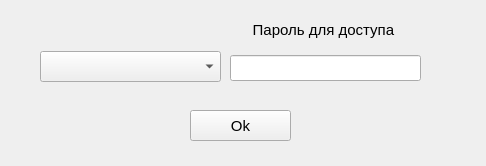
<?xml version="1.0" encoding="UTF-8"?>
<ui version="4.0">
 <class>choseWorker</class>
 <widget class="QWidget" name="choseWorker">
  <property name="geometry">
   <rect>
    <x>0</x>
    <y>0</y>
    <width>486</width>
    <height>166</height>
   </rect>
  </property>
  <property name="windowTitle">
   <string>Form</string>
  </property>
  <property name="toolTipDuration">
   <number>-1</number>
  </property>
  <widget class="QComboBox" name="comboBox">
   <property name="geometry">
    <rect>
     <x>40</x>
     <y>51</y>
     <width>181</width>
     <height>31</height>
    </rect>
   </property>
   <property name="font">
    <font>
     <pointsize>11</pointsize>
    </font>
   </property>
  </widget>
  <widget class="QPushButton" name="okButton">
   <property name="geometry">
    <rect>
     <x>190</x>
     <y>110</y>
     <width>101</width>
     <height>31</height>
    </rect>
   </property>
   <property name="font">
    <font>
     <pointsize>11</pointsize>
    </font>
   </property>
   <property name="text">
    <string>Ok</string>
   </property>
  </widget>
  <widget class="QWidget" name="layoutWidget">
   <property name="geometry">
    <rect>
     <x>230</x>
     <y>10</y>
     <width>191</width>
     <height>71</height>
    </rect>
   </property>
   <layout class="QVBoxLayout" name="verticalLayout">
    <item>
     <widget class="QLabel" name="passwordlabel">
      <property name="font">
       <font>
        <pointsize>11</pointsize>
       </font>
      </property>
      <property name="lineWidth">
       <number>2</number>
      </property>
      <property name="midLineWidth">
       <number>0</number>
      </property>
      <property name="text">
       <string>Пароль для доступа </string>
      </property>
      <property name="alignment">
       <set>Qt::AlignCenter</set>
      </property>
     </widget>
    </item>
    <item>
     <widget class="QLineEdit" name="lineEdit">
      <property name="font">
       <font>
        <pointsize>11</pointsize>
       </font>
      </property>
     </widget>
    </item>
   </layout>
  </widget>
 </widget>
 <resources/>
 <connections/>
</ui>
